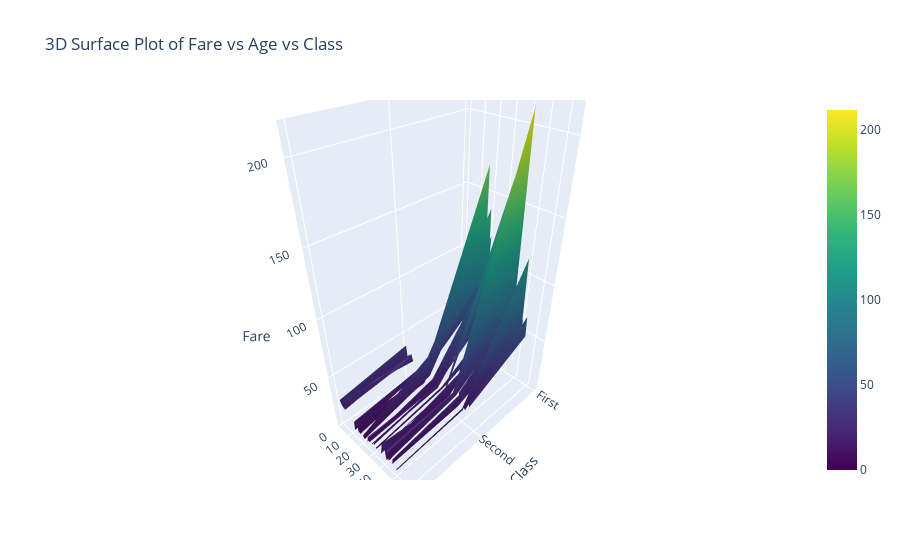

Notebook code cell kept with this figure:
### Code cell
import plotly.graph_objects as go

# Create pivot table (aggregates duplicate age/class pairs by mean fare)
pivot_df = df.pivot_table(index="age", columns="class", values="fare", aggfunc="mean")

# Build surface plot
fig = go.Figure(data=[go.Surface(
    z=pivot_df.values, 
    x=pivot_df.columns,   # class (columns)
    y=pivot_df.index,     # age (index)
    colorscale='Viridis'
)])

# Update layout
fig.update_layout(
    title='3D Surface Plot of Fare vs Age vs Class',
    scene=dict(
        xaxis_title='Class',
        yaxis_title='Age',
        zaxis_title='Fare'
    )
)

fig.show()

### Figure 1 — Plotly figure (JSON) as saved in the notebook; plotly's stock layout.template omitted (floating-point values rounded to 4 significant figures; data arrays with more than 128 entries replaced by an {"elided": "..."} marker saying what was removed)
{"data": [{"colorscale": [[0, "#440154"], [0.1111, "#482878"], [0.2222, "#3e4989"], [0.3333, "#31688e"], [0.4444, "#26828e"], [0.5556, "#1f9e89"], [0.6667, "#35b779"], [0.7778, "#6ece58"], [0.8889, "#b5de2b"], [1, "#fde725"]], "type": "surface", "x": ["First", "Second", "Third"], "y": [0.42, 0.67, 0.75, 0.83, 0.92, 1.0, 2.0, 3.0, 4.0, 5.0, 6.0, 7.0, 8.0, 9.0, 10.0, 11.0, 12.0, 13.0, 14.0, 14.5, 15.0, 16.0, 17.0, 18.0, 19.0, 20.0, 20.5, 21.0, 22.0, 23.0, 23.5, 24.0, 24.5, 25.0, 26.0, 27.0, 28.0, 28.5, 29.0, 30.0, 30.5, 31.0, 32.0, 32.5, 33.0, 34.0, 34.5, 35.0, 36.0, 36.5, 37.0, 38.0, 39.0, 40.0, 40.5, 41.0, 42.0, 43.0, 44.0, 45.0, 45.5, 46.0, 47.0, 48.0, 49.0, 50.0, 51.0, 52.0, 53.0, 54.0, 55.0, 55.5, 56.0, 57.0, 58.0, 59.0, 60.0, 61.0, 62.0, 63.0, 64.0, 65.0, 66.0, 70.0, 70.5, 71.0, 74.0, 80.0], "z": {"elided": "88x3 float values"}}], "layout": {"scene": {"xaxis": {"title": {"text": "Class"}}, "yaxis": {"title": {"text": "Age"}}, "zaxis": {"title": {"text": "Fare"}}}, "title": {"text": "3D Surface Plot of Fare vs Age vs Class"}}}
